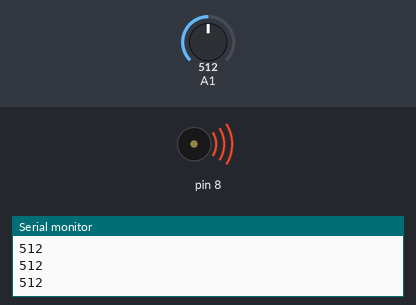
The sketch below on a simulated Arduino Uno, built with avr-gcc and run on an emulated ATmega328P. On the bench: buzzer (waves = sounding), the last lines printed to the serial monitor. The inputs (shaded band) are chosen by the test bench; at power-on: A1 = 512.

Above: at 1.2 s.
1.3 s: A1 set to 494
At 2.2 s:
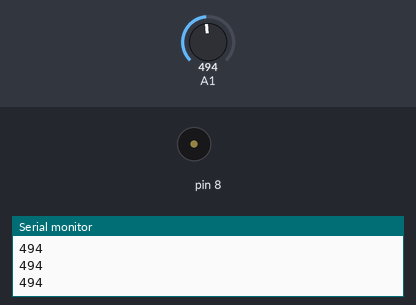
2.8 s: A1 set to 511
At 3.5 s:
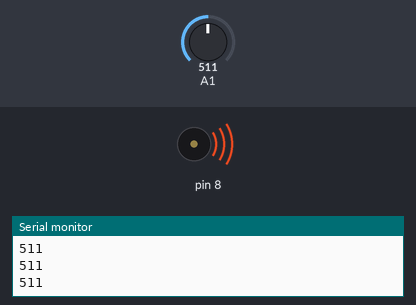
4.3 s: A1 set to 495
At 4.8 s:
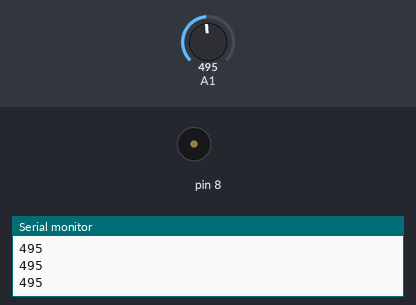
Timing chart, 0 to 7.3 s (numbered marks = the images above; inputs shaded):
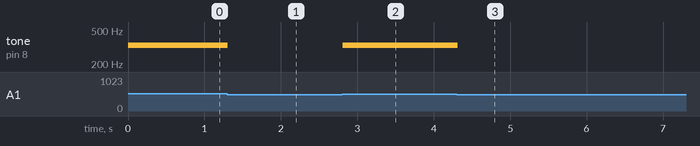

The sketch:

Project07_01.ino
```cpp
// create an array of notes
// the numbers below correspond to
// the frequencies of middle C, D, E, and F
int notes[] = {262, 294, 330, 349};

void setup() {
  //start serial communication
  Serial.begin(9600);
}

void loop() {
  // create a local variable to hold the input on pin A0
  int keyVal = analogRead(A1);
  // send the value from A0 to the Serial Monitor
  Serial.println(keyVal);

  // play the note corresponding to each value on A0
  if (keyVal == 1023) {
    // play the first frequency in the array on pin 8
    tone(8, notes[0]);
    //Serial.println('111111111');
  }
  else if (keyVal >= 990 && keyVal <= 1010) {
    // play the second frequency in the array on pin 8
    tone(8, notes[1]);
    //Serial.println('1111111111111');
  }
  else if (keyVal >= 505 && keyVal <= 515) {
    // play the third frequency in the array on pin 8
    tone(8, notes[2]);
    //Serial.println('11111111111111111');
  }
  else if (keyVal >= 3 && keyVal <= 50) {
    // play the fourth frequency in the array on pin 8
    tone(8, notes[3]);
    //Serial.println('111111111111111111111');
  }
  else {
    // if the value is out of range, play no tone
    noTone(8);
  }
  delay(100);
}
```

Measured:
- the behaviour switches between 505 and 504 on A1 (found by bisection; images 0 and 1)
- after the input at 1.3 s, tone on pin 8: 330 Hz → silent at once
- after the input at 2.8 s, tone on pin 8: silent → 330 Hz at once
- after the input at 4.3 s, tone on pin 8: 330 Hz → silent at once
